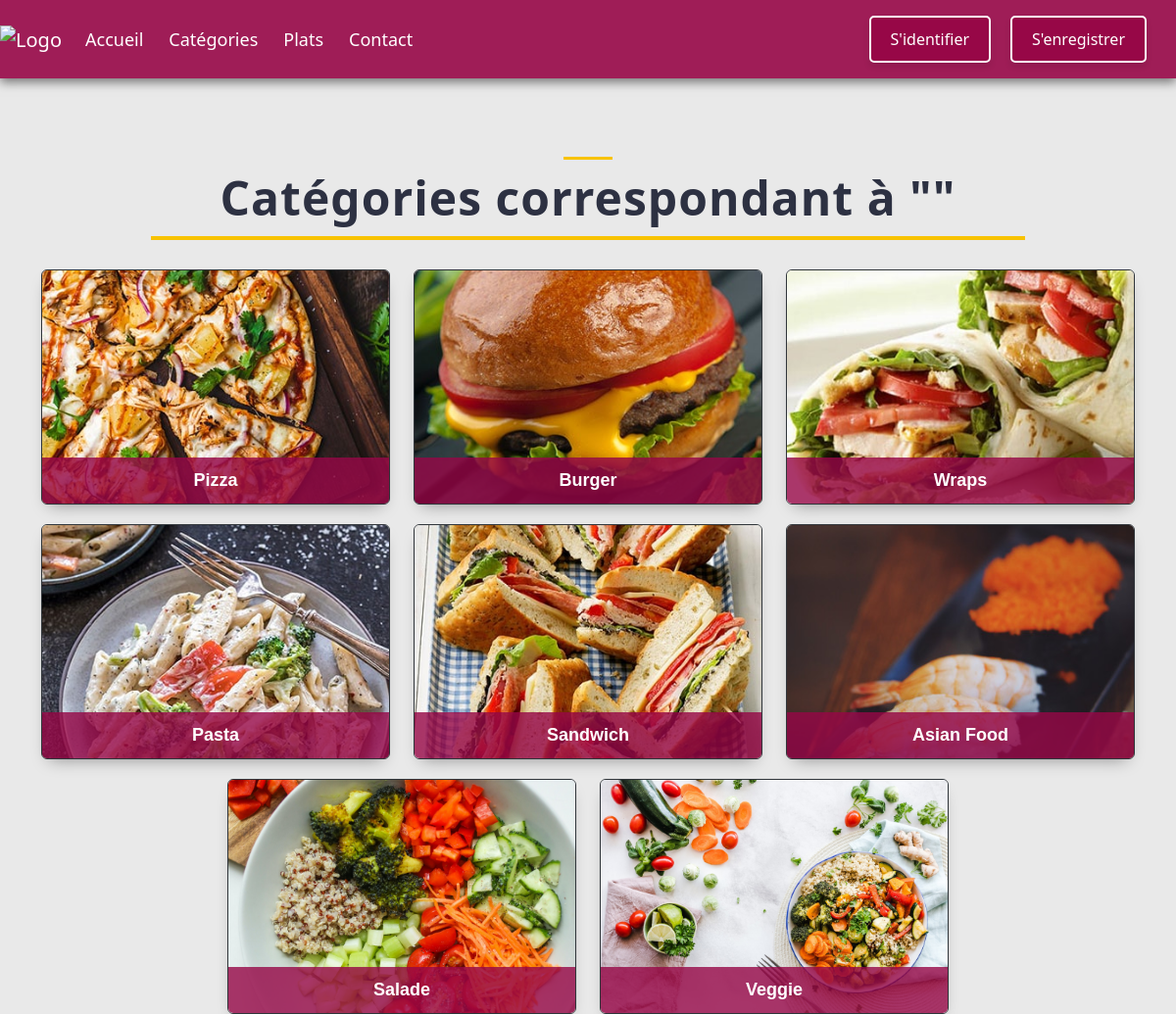
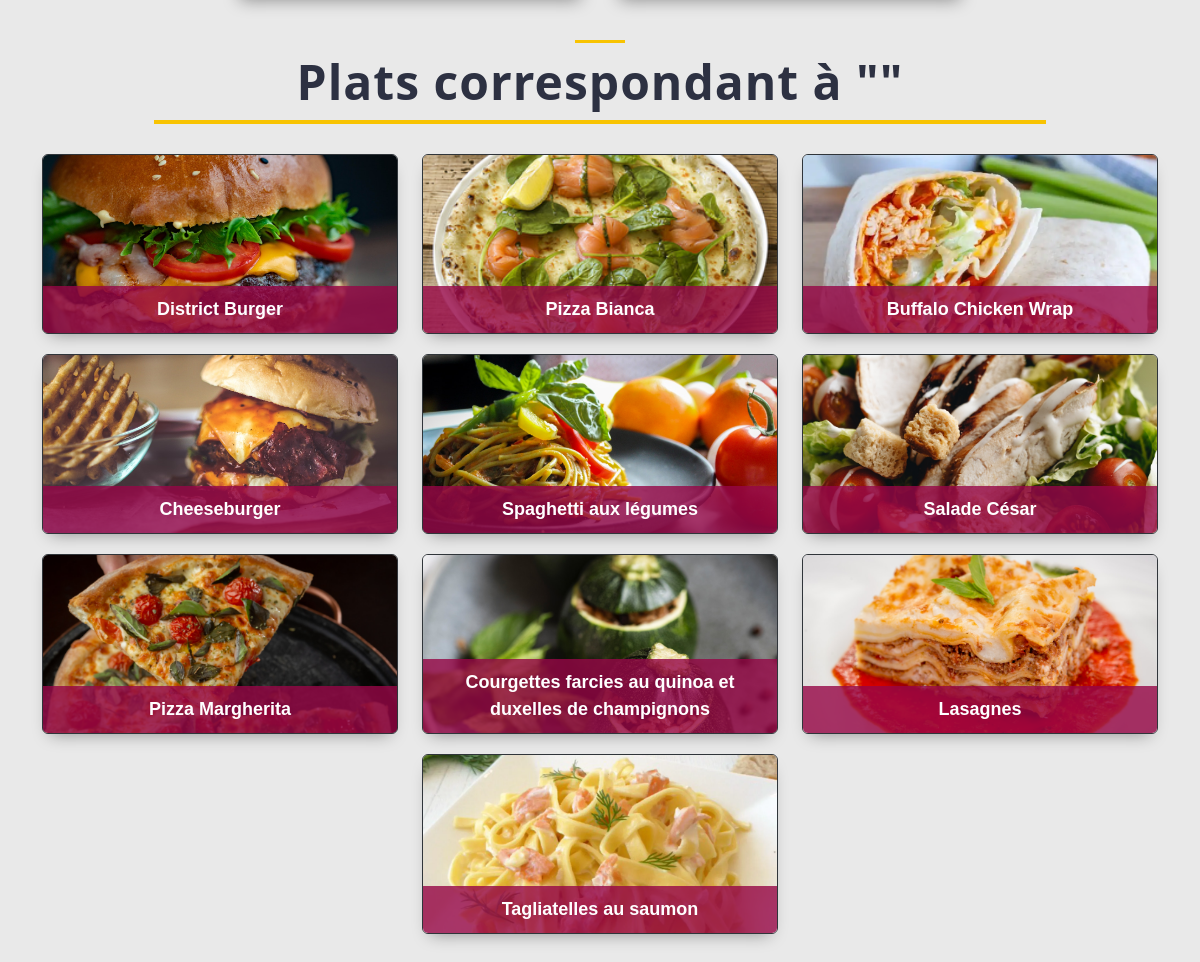
Screenshot of /search.php with the database file from the repository (2 pictures, top to bottom).
### tables this page shows
CREATE TABLE `categorie` (
  `id` int AUTO_INCREMENT PRIMARY KEY,
  `libelle` varchar(100) NOT NULL,
  `image` varchar(255) NOT NULL,
  `active` varchar(10) NOT NULL
);

CREATE TABLE `plat` (
  `id` int AUTO_INCREMENT PRIMARY KEY,
  `libelle` varchar(100) NOT NULL,
  `description` text NOT NULL,
  `prix` decimal(10,2) NOT NULL,
  `image` varchar(255) NOT NULL,
  `id_categorie` int NOT NULL,
  `active` varchar(10) NOT NULL,
  FOREIGN KEY (id_categorie) REFERENCES categorie(id)
);

### DAO.php (called while the page is built, shortened)
<?php
function search_categories($queryCategories) {
    $database = new Database();
    $db = $database->getConnection();
    $query = "SELECT * FROM categorie WHERE libelle LIKE :searchQuery";
    $stmt = $db->prepare($query);
    $searchQuery = '%' . $queryCategories . '%';
    $stmt->bindValue(':searchQuery', $searchQuery, PDO::PARAM_STR);
    $stmt->execute();
    return $stmt->fetchAll(PDO::FETCH_ASSOC);
}
function search_dishes($queryDishes) {
    $database = new Database();
    $db = $database->getConnection();
    $query = "SELECT * FROM plat WHERE libelle LIKE :searchQuery";
    $stmt = $db->prepare($query);
    $searchQuery = '%' . $queryDishes . '%';
    $stmt->bindValue(':searchQuery', $searchQuery, PDO::PARAM_STR);
    $stmt->execute();
    return $stmt->fetchAll(PDO::FETCH_ASSOC);
}
?>

### search.php (the view, shortened to what this page needs)
<?php
include 'DAO.php';
include './template/functions.php';
$query = isset($_GET['query']) ? $_GET['query'] : '';
$categories = search_categories($query);
$dishes = search_dishes($query);
?>
<div class="container main-content-container">
    <h2 class="section-title">Catégories correspondant à "<?= htmlspecialchars($query) ?>"</h2>
    <div class="row justify-content-center category-row">
        <?php
        if (!empty($categories)) {
            foreach ($categories as $category) :
        ?>
                <div class="col-md-4">
                    <a href="plats.php?category_id=<?= $category['id'] ?>">
                        <div class="profile-card-2">
                            <img src="src/img/category/<?= $category['image'] ?>" alt="Catégorie <?= $category['libelle'] ?>" class="img img-responsive">
                            <div class="profile-name"><?= $category['libelle'] ?></div>
                        </div>
                    </a>
                </div>
        <?php
            endforeach;
        } else {
            echo '<p>Aucune catégorie trouvée.</p>';
        }
        ?>
    </div>
    <h2 class="section-title">Plats correspondant à "<?= htmlspecialchars($query) ?>"</h2>
    <div class="row justify-content-center dish-row">
        <?php
        if (!empty($dishes)) {
            foreach ($dishes as $dish) :
        ?>
                <div class="col-md-4">
                    <a href="orders.php?id=<?= $dish['id'] ?>">
                        <div class="profile-card-3">
                            <img src="src/img/food/<?= $dish['image'] ?>" alt="Plat <?= $dish['libelle'] ?>" class="img img-responsive">
                            <div class="profile-name"><?= $dish['libelle'] ?></div>
                        </div>
                    </a>
                </div>
        <?php
            endforeach;
        } else {
            echo '<p>Aucun plat trouvé.</p>';
        }
        ?>
    </div>
</div>

### assets/css/style.css (style rules this page uses)
body { background-color: #e9e9e9; }
.section-title, .section-title2 { text-align: center; padding: 20px; margin: 0 auto 30px; max-width: 80%; font-weight: bold; color: #333; letter-spacing: 1px; border-bottom: 3px solid #f8c301; }
.section-title::before, .section-title2::before { content: ""; display: block; margin: 0 auto 10px; width: 50px; height: 3px; background-color: #f8c301; }
.profile-card-2 { position: relative; overflow: hidden; border: 1px solid #30353a; width: 100%; box-shadow: 0 8px 16px -8px rgba(0, 0, 0, 0.4); border-radius: 6px; margin-bottom: 20px; height: 240px; }
.profile-card-2 img { height: 100%; width: 100%; object-fit: cover; transition: all 0.4s cubic-bezier(0.645, 0.045, 0.355, 1); }
.profile-card-2 .profile-name { position: absolute; bottom: 0; left: 0; width: 100%; padding: 10px 10px; color: #fff; text-align: center; background-color: rgba(151, 7, 71, 0.8); font-family: "Arial", sans-serif; font-size: 18px; font-weight: bold; transform: translateY(0); transition: all 0.4s cubic-bezier(0.645, 0.045, 0.355, 1); }
.profile-card-3 { position: relative; overflow: hidden; border: 1px solid #30353a; width: 100%; box-shadow: 0 8px 16px -8px rgba(0, 0, 0, 0.4); border-radius: 6px; margin-bottom: 20px; height: 180px; }
.profile-card-3 img { height: 100%; width: 100%; object-fit: cover; transition: all 0.4s cubic-bezier(0.645, 0.045, 0.355, 1); }
.profile-card-3 .profile-name { position: absolute; bottom: 0; left: 0; width: 100%; padding: 10px 10px; color: #fff; text-align: center; background-color: rgba(151, 7, 71, 0.8); font-family: "Arial", sans-serif; font-size: 18px; font-weight: bold; transform: translateY(0); transition: all 0.4s cubic-bezier(0.645, 0.045, 0.355, 1); }
.main-content-container { margin-top: 60px; margin-bottom: 60px; }
.section-title { font-size: 3em; margin-bottom: 30px; text-align: center; color: #2d3142; font-weight: 600; border-bottom: 4px solid #f8c301; padding-bottom: 10px; }

### rows the page displays
categorie: image (picture), libelle "Pizza"
categorie: image (picture), libelle "Burger"
categorie: image (picture), libelle "Wraps"
categorie: image (picture), libelle "Pasta"
categorie: image (picture), libelle "Sandwich"
categorie: image (picture), libelle "Asian Food"
categorie: image (picture), libelle "Salade"
categorie: image (picture), libelle "Veggie"
plat: image (picture), libelle "District Burger"
plat: image (picture), libelle "Pizza Bianca"
plat: image (picture), libelle "Buffalo Chicken Wrap"
plat: image (picture), libelle "Cheeseburger"
plat: image (picture), libelle "Spaghetti aux légumes"
plat: image (picture), libelle "Salade César"
plat: image (picture), libelle "Pizza Margherita"
plat: image (picture), libelle "Courgettes farcies au quinoa et duxelles de champignons"
plat: image (picture), libelle "Lasagnes"
plat: image (picture), libelle "Tagliatelles au saumon"
